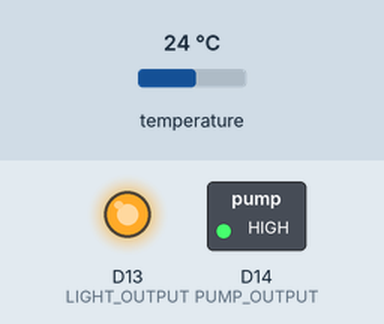
Bench run of a sketch on a simulated Arduino MKR. Parts: switched loads named in the sketch (green lamp = pin HIGH), output pins drawn as LEDs (lit = HIGH). The test bench sets the inputs (shaded band); at power-on: temperature 24 °C. WiFi joins after 1.5 s; servers stay silent unless stated; network time is answered at once with the bench clock; the local clock reads 2024-03-15 10:24:30 at power-on unless the sketch sets it; what the sketch prints to the serial monitor is not drawn.

Above: at 11.7 s.
At 27.2 s:
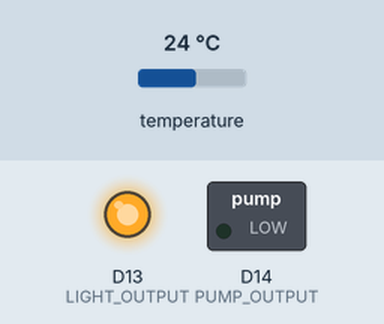
Timing chart, 0 to 42.3 s (numbered marks = the images above):
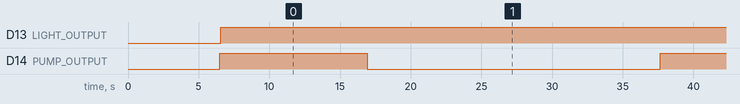

Measured:
- by itself, D13 (LIGHT_OUTPUT): LOW → HIGH at 6.5 s
- by itself, D14 (PUMP_OUTPUT): alternates HIGH for 10.4 s and LOW for 20.7 s

The sketch:

farmsforthoughtcode.ino
```cpp
/*
Hydroponic System v1
*/
#include "wifi_config.h"
#include "water_temperature_sensor.h"

#define SECOND 167
#define MINUTE SECOND*60

// Output Pin Numbers
// Outputs: [Pump, Lights]
int LIGHT_OUTPUT = 13;
int PUMP_OUTPUT = 14;

// Pump Vairables
// We are cycling so we will be on for X minutes and off for Y minutes
int pump_on_time = 1 * MINUTE;
int pump_off_time = 2 * MINUTE;
bool is_pump_on = false;
unsigned long last_pump_actuation_time;

// Light Variables
// Assuming lights start at early time and end at later time
// 12:00AM = 0000 and 11:59PM = 2359
int light_on_time = 700;
int light_off_time = 1502;


void setup() {
  Serial.begin(9600);

  // Wifi Setup
  wifi_setup();

  // Pump Setup
  // TODO: maybe add a button for starting the system up
  pinMode(PUMP_OUTPUT, OUTPUT);
  turn_on_pump();

  // Lights Setup
  pinMode(LIGHT_OUTPUT, OUTPUT);

  // Water Temperature Sensor Setup
  water_temperature_sensor_setup();
}

void loop() {
  wifi_tick();
  process_pump();
  process_lights();
  float water_temperature = get_water_temperature();
  Serial.println(water_temperature);

  delay(100);
}

// Pump Methods
void process_pump() {
  unsigned long current_time = millis();
  if(is_pump_on && last_pump_actuation_time + pump_on_time <= current_time) {
    turn_off_pump();
  } else if (!is_pump_on && last_pump_actuation_time + pump_off_time <= current_time) {
    turn_on_pump();
  }
}

void turn_on_pump() {
  is_pump_on = true;
  digitalWrite(PUMP_OUTPUT, HIGH);
  last_pump_actuation_time = millis();
}

void turn_off_pump() {
  is_pump_on = false;
  digitalWrite(PUMP_OUTPUT, LOW);
  last_pump_actuation_time = millis();
}

// Light Methods
void process_lights() {
  // TODO: replace this number by getting actual time on the WiFi board
  int current_time = get_current_time();
  if(timeWithinRange(current_time, light_on_time, light_off_time)){
    turn_on_light();
    Serial.println("Turn lights on");
  } else {
    turn_off_light();
    Serial.println("Turn lights off");
  }
}

void turn_on_light() {
  digitalWrite(LIGHT_OUTPUT, HIGH);
}

void turn_off_light() {
  digitalWrite(LIGHT_OUTPUT, LOW);
}

// Helper Methods
bool timeWithinRange( unsigned long now, unsigned long start, unsigned long end ) {
  bool inRange = false;
  if ( start <= now and now < end ) inRange = true;
  if ( start > end ) inRange = !inRange;
  return inRange;
}
```

water_temperature_sensor.cpp
```cpp
#include "water_temperature_sensor.h"

OneWire oneWire(WATER_TEMPERATURE_INPUT);
DallasTemperature water_temperature_sensor(&oneWire);

void water_temperature_sensor_setup(){
  water_temperature_sensor.begin();
}

float get_water_temperature(){
  water_temperature_sensor.requestTemperatures();
  return water_temperature_sensor.getTempFByIndex(0);
}
```

water_temperature_sensor.h
```cpp
#ifndef WATER_TEMPERATURE_SENSOR_H
#define WATER_TEMPERATURE_SENSOR_H
#include <Arduino.h>
#include <DallasTemperature.h>
#include <OneWire.h>
#define WATER_TEMPERATURE_INPUT 4

void water_temperature_sensor_setup();
float get_water_temperature();

#endif
```

config_example.h
```cpp
#ifndef CONFIG_H
#define CONFIG_H

char ssid[] = "";
char pass[] = "";

#endif
```

wifi_config.cpp
```cpp
#include "wifi_config.h"
#include "config.h"


int status = WL_IDLE_STATUS;

WiFiUDP ntpUDP;
NTPClient timeClient(ntpUDP);

void wifi_setup() {
  while (!Serial) {
    ; // wait for serial port to connect. Needed for native USB port only
  }

  if (WiFi.status() == WL_NO_MODULE) {
    Serial.println("Communication with WiFi module failed!");
    // don't continue
    while (true);
  }

  String fv = WiFi.firmwareVersion();
  if (fv < WIFI_FIRMWARE_LATEST_VERSION) {
    Serial.println("Please upgrade the firmware");
  }

  // attempt to connect to WiFi network:
  while (status != WL_CONNECTED) {
    Serial.print("Attempting to connect to WPA SSID: ");
    Serial.println(ssid);
    // Connect to WPA/WPA2 network:
    status = WiFi.begin(ssid, pass);

    // wait 10 seconds for connection:
    delay(5000);
    // TODO: use a dynamic timezone instead of hard coding this
    timeClient.setTimeOffset(-14400);
  }

  // you're connected now, so print out the data:
  Serial.print("You're connected to the network");
  printCurrentNet();
  printWifiData();

  timeClient.begin();
}

void wifi_tick() {
  timeClient.update();
}

int get_current_time() {
  return timeClient.getHours() * 100 + timeClient.getMinutes();
}

// HELPER METHODS
void printWifiData() {
  // print your board's IP address:
  IPAddress ip = WiFi.localIP();
  Serial.print("IP Address: ");
  Serial.println(ip);
  Serial.println(ip);

  // print your MAC address:
  byte mac[6];
  WiFi.macAddress(mac);
}

void printCurrentNet() {
  // print the SSID of the network you're attached to:
  Serial.print("SSID: ");
  Serial.println(WiFi.SSID());

  // print the MAC address of the router you're attached to:
  byte bssid[6];
  WiFi.BSSID(bssid);
  Serial.print("BSSID: ");

  // print the received signal strength:
  long rssi = WiFi.RSSI();
  Serial.print("signal strength (RSSI):");
  Serial.println(rssi);

  // print the encryption type:
  byte encryption = WiFi.encryptionType();
  Serial.print("Encryption Type:");
  Serial.println(encryption, HEX);
  Serial.println();
}
```

wifi_config.h
```cpp
#ifndef WIFI_CONFIG_H
#define WIFI_CONFIG_H
#include <Arduino.h>
#include <WiFiNINA.h>
#include <NTPClient.h>
#include <WiFiUdp.h>


void wifi_setup();
void wifi_tick();
int get_current_time();
void printCurrentNet();
void printWifiData();

#endif
```
